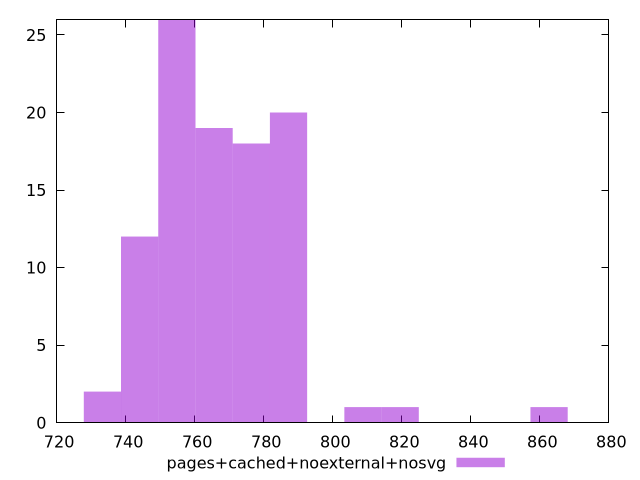

The gnuplot source for this figure:
$_pagesCachedNoexternalNosvg <<EOF
744.0541987587936 12
776.4043813135238 18
765.6209871286137 19
754.8375929437037 26
862.6715347928042 1
787.1877754984339 20
733.2708045738837 2
808.754563868254 1
819.5379580531641 1
EOF
set key outside below
set terminal pngcairo
set output "report_00006_2020-11-02T20-21-41.718Z/mainthread-work-breakdown/pages+cached+noexternal+nosvg//raw_hist.png"
set yrange [0:26]
set boxwidth 10.783394184910053
set style fill transparent solid 0.5 noborder
plot $_pagesCachedNoexternalNosvg title "pages+cached+noexternal+nosvg" with boxes ,
